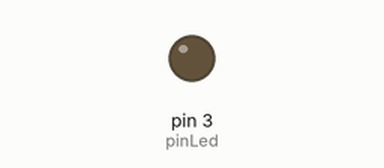
Simulated run of this sketch. Board: Arduino Uno, built with avr-gcc and run on an emulated ATmega328P. Shown: output pins drawn as LEDs (lit = HIGH).

Above: at 0.15 s.
At 39.38 s:
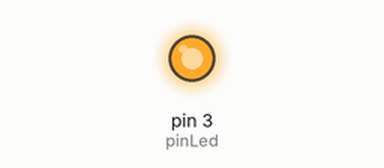
Timing chart, 0 to 40.0 s (numbered marks = the images above):
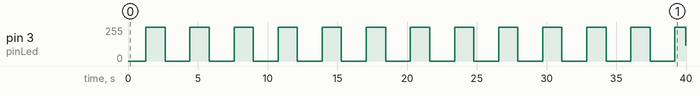

Measured:
- by itself, pin 3 (pinLed): 0/255 → 255/255 at 1.3 s, → 0/255 1.4 s later, → 255/255 1.8 s later, → 0/255 1.4 s later, … (26 changes in this stretch)

The sketch:

Grove_LED.ino
```cpp
// Demo for Grove - Starter V2.0
// Author: Loovee  2013-3-10
// Pulses the Grove - LED with a "breathing" effect.
// Connect the Grove - LED to the socket marked D3

// Defines the pin to which the LED is connected.
// Any pin that supports PWM can also be used:
// 3, 5, 6, 9, 10, 11
const int pinLed    = 3;

// Define the delay for the "breathing" effect; change this
// to a smaller value for a faster effect, larger for slower.
const int BREATH_DELAY = 5; // milliseconds

void setup()
{
    // Configure the LED's pin for output signals.
    pinMode(pinLed, OUTPUT);
}

void loop()
{
    for(int i=0; i<256; i++)
    {
        analogWrite(pinLed, i);
        delay(BREATH_DELAY);
    }
    delay(100);

    for(int i=254; i>=0; i--)
    {
        analogWrite(pinLed, i);
        delay(BREATH_DELAY);
    }
    delay(500);
}
```
